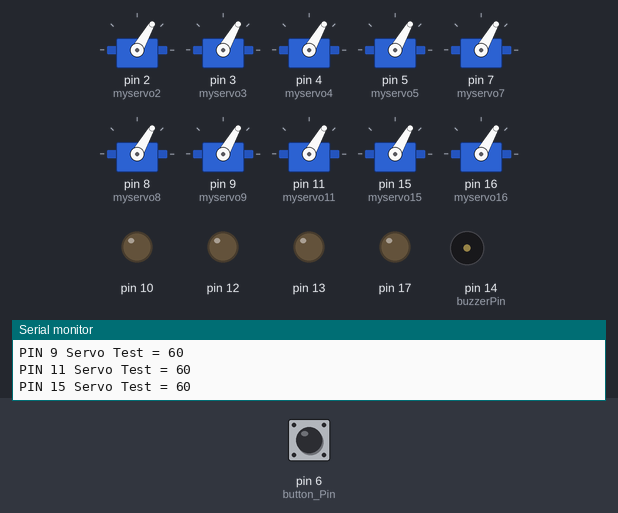
A sketch run on a simulated Arduino Uno, built with avr-gcc and run on an emulated ATmega328P. On the bench: 10 × servo, output pins drawn as LEDs (lit = HIGH), buzzer (waves = sounding), the last lines printed to the serial monitor. The test bench sets the inputs (shaded band); at power-on: pin 6 (button_Pin) LOW.

Above: at 1.3 s.
1.4 s: pin 6 (button_Pin) pulled HIGH for 3 s
At 3.5 s:
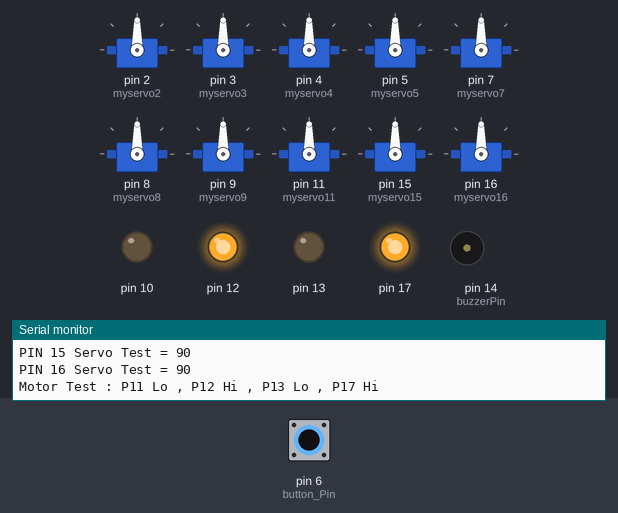
At 13.9 s:
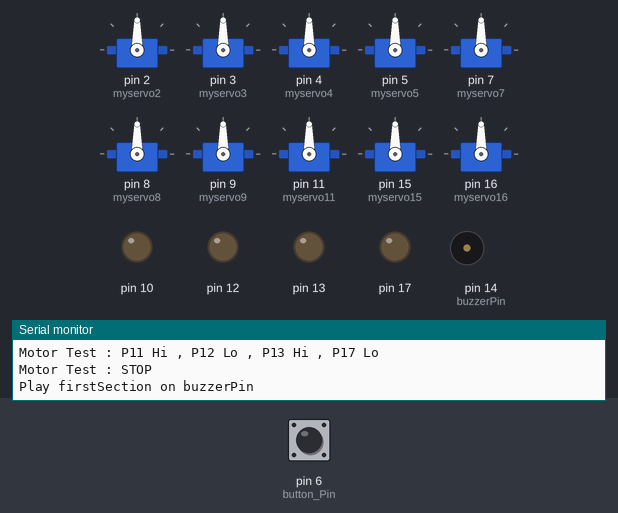
15.2 s: pin 6 (button_Pin) pulled HIGH for 3 s
At 15.2 s:
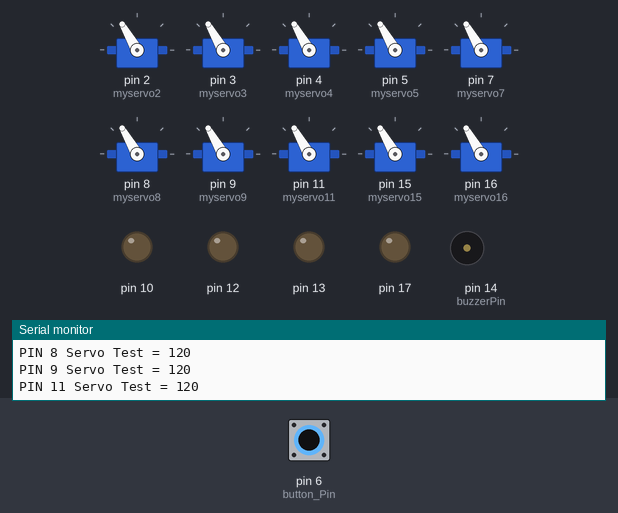
Timing chart, 0 to 35.0 s (numbered marks = the images above; inputs shaded):
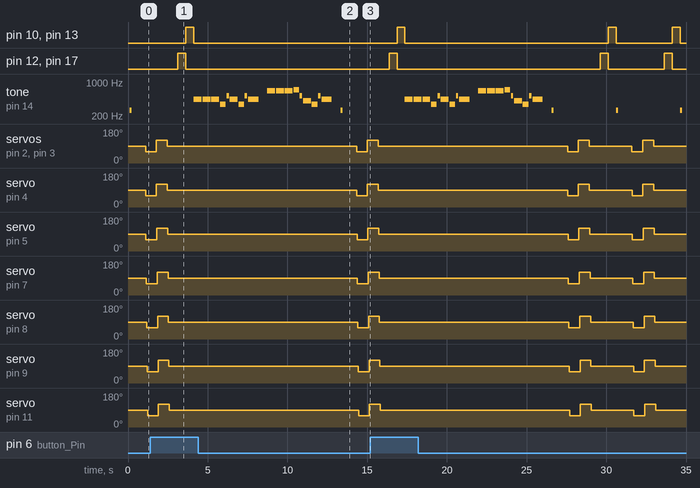

The sketch:

Linkit7697_RobotShieldV2_V100.ino
```cpp
// 最後編輯 2018-3-07 by ShinWei Chiou

#include <Servo.h>

const int c = 261;
const int d = 294;
const int e = 329;
const int f = 349;
const int g = 391;
const int gS = 415;
const int a = 440;
const int aS = 455;
const int b = 466;
const int cH = 523;
const int cSH = 554;
const int dH = 587;
const int dSH = 622;
const int eH = 659;
const int fH = 698;
const int fSH = 740;
const int gH = 784;
const int gSH = 830;
const int aH = 880;

const int buzzerPin = 14;  // buzzer Pin
const int button_Pin = 6;

int counter = 0;

Servo myservo2;  // create servo object to control a servo
Servo myservo3;  // create servo object to control a servo
Servo myservo4;  // create servo object to control a servo
Servo myservo5;  // create servo object to control a servo
Servo myservo7;  // create servo object to control a servo
Servo myservo8;  // create servo object to control a servo
Servo myservo9;  // create servo object to control a servo
Servo myservo11;  // create servo object to control a servo
Servo myservo15;  // create servo object to control a servo
Servo myservo16;  // create servo object to control a servo


void beep(int note, int duration)
{
  //Play tone on buzzerPin
  tone(buzzerPin, note, duration);

  //Play different LED depending on value of 'counter'
  if (counter % 2 == 0)
  {
    delay(duration);
  } else
  {
    delay(duration);
  }

  //Stop tone on buzzerPin
  noTone(buzzerPin);

  delay(50);

  //Increment counter
  counter++;
}

void firstSection()
{
  beep(a, 500);
  beep(a, 500);
  beep(a, 500);
  beep(f, 350);
  beep(cH, 150);
  beep(a, 500);
  beep(f, 350);
  beep(cH, 150);
  beep(a, 650);

  delay(500);

  beep(eH, 500);
  beep(eH, 500);
  beep(eH, 500);
  beep(fH, 350);
  beep(cH, 150);
  beep(gS, 500);
  beep(f, 350);
  beep(cH, 150);
  beep(a, 650);

  delay(500);
}


void secondSection()
{
  beep(aH, 500);
  beep(a, 300);
  beep(a, 150);
  beep(aH, 500);
  beep(gSH, 325);
  beep(gH, 175);
  beep(fSH, 125);
  beep(fH, 125);
  beep(fSH, 250);

  delay(325);

  beep(aS, 250);
  beep(dSH, 500);
  beep(dH, 325);
  beep(cSH, 175);
  beep(cH, 125);
  beep(b, 125);
  beep(cH, 250);

  delay(350);
}


void setup() {
  // initialize serial communications at 9600 bps:
  Serial.begin(9600);
  delay(100);

  // Button Read
  pinMode(button_Pin, INPUT);

  // Analog Read
  pinMode(buzzerPin, OUTPUT);

  // Motor PIN Set
  pinMode(10, OUTPUT);
  pinMode(12, OUTPUT);
  pinMode(13, OUTPUT);
  pinMode(17, OUTPUT);

  // Servo PIN Set
  myservo2.attach(2);  // attaches the servo on pin 2 to the servo object
  myservo3.attach(3);  // attaches the servo on pin 3 to the servo object
  myservo4.attach(4);  // attaches the servo on pin 4 to the servo object
  myservo5.attach(5);  // attaches the servo on pin 5 to the servo object
  myservo7.attach(7);  // attaches the servo on pin 7 to the servo object
  myservo8.attach(8);  // attaches the servo on pin 8 to the servo object
  myservo9.attach(9);  // attaches the servo on pin 9 to the servo object
  myservo11.attach(11);  // attaches the servo on pin 10 to the servo object
  myservo15.attach(15);  // attaches the servo on pin 10 to the servo object
  myservo16.attach(16);  // attaches the servo on pin 10 to the servo object
}


void loop()
{
    //Play tone on buzzerPin
  tone(buzzerPin, 261, 125);
  delay(500);

  //Stop tone on buzzerPin
  noTone(buzzerPin);
  delay(500);


  // Servo Test 60
  Serial.println("PIN 2 Servo Test = 60");
  myservo2.write(60);
  Serial.println("PIN 3 Servo Test = 60");
  myservo3.write(60);
  Serial.println("PIN 4 Servo Test = 60");
  myservo4.write(60);
  Serial.println("PIN 5 Servo Test = 60");
  myservo5.write(60);
  Serial.println("PIN 7 Servo Test = 60");
  myservo7.write(60);
  Serial.println("PIN 8 Servo Test = 60");
  myservo8.write(60);
  Serial.println("PIN 9 Servo Test = 60");
  myservo9.write(60);
  Serial.println("PIN 11 Servo Test = 60");
  myservo11.write(60);
  Serial.println("PIN 15 Servo Test = 60");
  myservo15.write(60);
  Serial.println("PIN 16 Servo Test = 60");
  myservo16.write(60);
  delay(500);                       // wait for a second

  // Servo Test 120
  Serial.println("PIN 2 Servo Test = 120");
  myservo2.write(120);
  Serial.println("PIN 3 Servo Test = 120");
  myservo3.write(120);
  Serial.println("PIN 4 Servo Test = 120");
  myservo4.write(120);
  Serial.println("PIN 5 Servo Test = 120");
  myservo5.write(120);
  Serial.println("PIN 7 Servo Test = 120");
  myservo7.write(120);
  Serial.println("PIN 8 Servo Test = 120");
  myservo8.write(120);
  Serial.println("PIN 9 Servo Test = 120");
  myservo9.write(120);
  Serial.println("PIN 11 Servo Test = 120");
  myservo11.write(120);
  Serial.println("PIN 15 Servo Test = 120");
  myservo15.write(120);
  Serial.println("PIN 16 Servo Test = 120");
  myservo16.write(120);
  delay(500);                       // wait for a second

  // Servo Test 90
  Serial.println("PIN 2 Servo Test = 90");
  myservo2.write(90);
  Serial.println("PIN 3 Servo Test = 90");
  myservo3.write(90);
  Serial.println("PIN 4 Servo Test = 90");
  myservo4.write(90);
  Serial.println("PIN 5 Servo Test = 90");
  myservo5.write(90);
  Serial.println("PIN 7 Servo Test = 90");
  myservo7.write(90);
  Serial.println("PIN 8 Servo Test = 90");
  myservo8.write(90);
  Serial.println("PIN 9 Servo Test = 90");
  myservo9.write(90);
  Serial.println("PIN 11 Servo Test = 90");
  myservo11.write(90);
  Serial.println("PIN 15 Servo Test = 90");
  myservo15.write(90);
  Serial.println("PIN 16 Servo Test = 90");
  myservo16.write(90);
  delay(500);                       // wait for a second


  // Motor Test
  Serial.println("Motor Test : P11 Lo , P12 Hi , P13 Lo , P17 Hi");
  digitalWrite(10, LOW);
  digitalWrite(12, HIGH);
  digitalWrite(13, LOW);
  digitalWrite(17, HIGH);
  delay(500);                       // wait for a second

  Serial.println("Motor Test : P11 Hi , P12 Lo , P13 Hi , P17 Lo");
  digitalWrite(12, LOW);
  digitalWrite(10, HIGH);
  digitalWrite(17, LOW);
  digitalWrite(13, HIGH);
  delay(500);                       // wait for a second

  Serial.println("Motor Test : STOP");
  digitalWrite(12, LOW);
  digitalWrite(10, LOW);
  digitalWrite(17, LOW);
  digitalWrite(13, LOW);


  //Play tone on buzzerPin
  if (digitalRead(button_Pin) == HIGH)
  {
    Serial.println("Play firstSection on buzzerPin");
    firstSection();

    //Serial.println("Play secondSection on buzzerPin");
    //secondSection();
  }
}
```

Measured:
- after the input at 1.4 s, pin 10, pin 13: goes on until 4.1 s, then stays LOW; pin 12, pin 17: goes on until 3.6 s, then stays LOW
- by itself, tone on pin 14 (buzzerPin): plays 440 Hz for 0.50 s, 440 Hz for 0.50 s, 440 Hz for 0.50 s, 349 Hz for 0.35 s, 523 Hz for 0.15 s, 440 Hz for 0.50 s … (21 notes in this stretch)
